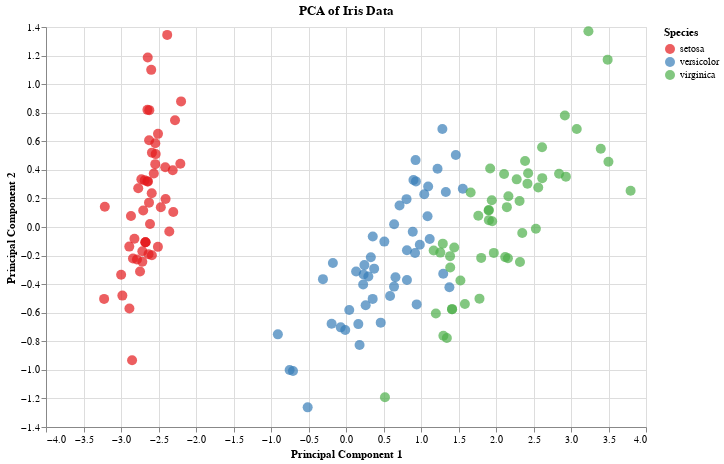

Notebook source saved alongside this figure:
### Code cell
# Plot using altair
pca_chart = alt.Chart(df_iris).mark_circle(
    size=100,
    opacity=0.7
).encode(
    x=alt.X('pca1', title='Principal Component 1'),
    y=alt.Y('pca2', title='Principal Component 2'),
    color=alt.Color('species',
                   title='Species',
                   scale=alt.Scale(scheme='set1')),
    tooltip=['species']
).properties(
    width=600,
    height=400,
    title='PCA of Iris Data'
)

pca_chart

### Figure 1 — Vega-Lite specification as saved in the notebook (floating-point values rounded to 4 significant figures; data arrays with more than 128 entries replaced by an {"elided": "..."} marker saying what was removed)
{"config": {"view": {"continuousWidth": 400, "continuousHeight": 300}}, "data": {"name": "data-72c98fd158a4c8060e62e5da4d2ebbbf"}, "mark": {"type": "circle", "opacity": 0.7, "size": 100}, "encoding": {"color": {"field": "species", "scale": {"scheme": "set1"}, "title": "Species", "type": "nominal"}, "tooltip": [{"field": "species", "type": "nominal"}], "x": {"field": "pca1", "title": "Principal Component 1", "type": "quantitative"}, "y": {"field": "pca2", "title": "Principal Component 2", "type": "quantitative"}}, "height": 400, "title": "PCA of Iris Data", "width": 600, "$schema": "https://vega.github.io/schema/vega-lite/v4.17.0.json", "datasets": {"data-72c98fd158a4c8060e62e5da4d2ebbbf": {"elided": "150 records"}}}
